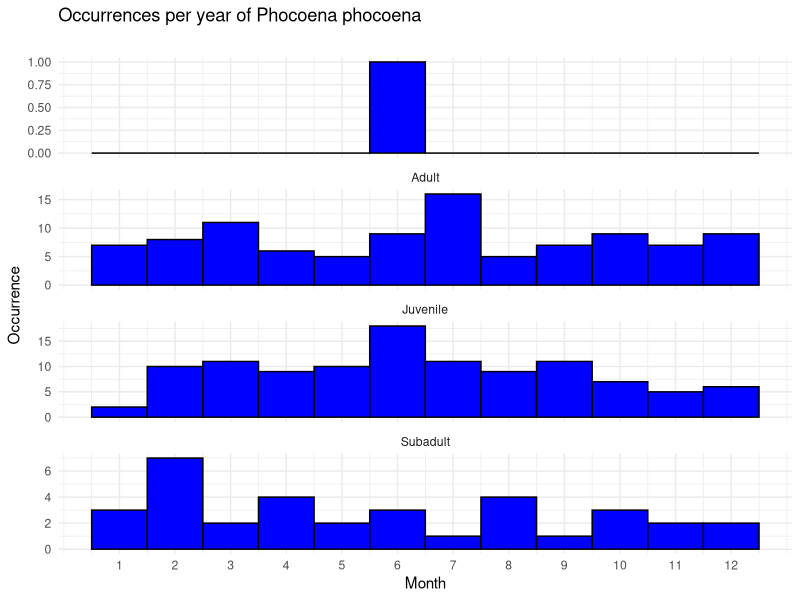
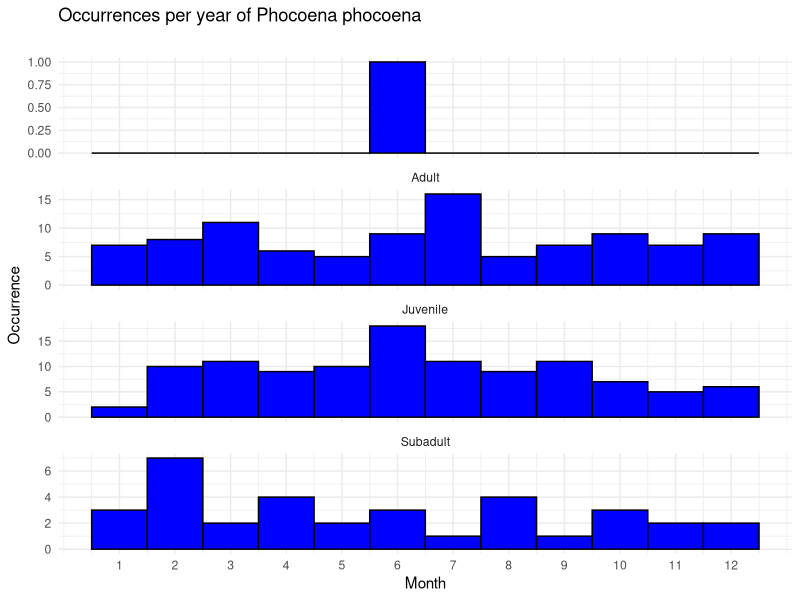

Recreate these plots in R, in order.
# Load necessary libraries
library(tidyverse)

# Install ggplot2 only if not already installed
if (!require(ggplot2)) {
  install.packages("ggplot2", dependencies = TRUE)
  library(ggplot2)
}

# Read the CSV file, make sure the file path is provided as a string
workfile <- read.csv("Scotlanddata_v3.csv")

# Check the structure of the data
head(workfile)
str(workfile)

# Ensure the necessary columns exist and are correctly formatted
if (!("Month" %in% names(workfile)) | !("Phase" %in% names(workfile))) {
  stop("The data frame must contain 'Month' and 'Phase' columns.")
}

# Handle any missing values
workfile <- workfile %>%
  filter(!is.na(Month) & !is.na(Phase))

# List of species to include in the histograms
selected_species <- c("Adult", "Subadult", "Juvenile")  # Replace with your species names

# Filter the dataset to include only the selected species
filtered_data <- workfile %>%
  filter(Phase %in% Phase)

# Create histograms for the selected species, faceted by Common_name
p <- ggplot(data = filtered_data, mapping = aes(x = Month)) +
  geom_histogram(binwidth = 1, fill = "blue", color = "black") + # Adjust binwidth as needed
  facet_wrap(~ Phase, ncol = 1, scales = "free_y") + # ncol = 1 for vertical stacking
  labs(title = "Occurrences per year of Phocoena phocoena",
       x = "Month",
       y = "Occurrence") +
  theme_minimal() +
  scale_x_continuous(breaks = seq(min(filtered_data$Month), max(filtered_data$Month), by = 1)) # Steps of 1


# Save the plot as a PDF file
ggsave(filename = "histogramScotlandmonthphase.pdf", plot = p, height = 24, width = 12, units = "cm")



## Histogram for sex


# Ensure the necessary columns exist and are correctly formatted
if (!("Month" %in% names(workfile)) | !("Sex" %in% names(workfile))) {
  stop("The data frame must contain 'Month' and 'Sex' columns.")
}

# Handle any missing values
workfile <- workfile %>%
  filter(!is.na(Month) & !is.na(Phase))

# List of species to include in the histograms
selected_species <- c("Adult", "Subadult", "Juvenile")  # Replace with your species names

# Filter the dataset to include only the selected species
filtered_data <- workfile %>%
  filter(Phase %in% Phase)

# Create histograms for the selected species, faceted by Common_name
p <- ggplot(data = filtered_data, mapping = aes(x = Month)) +
  geom_histogram(binwidth = 1, fill = "blue", color = "black") + # Adjust binwidth as needed
  facet_wrap(~ Phase, ncol = 1, scales = "free_y") + # ncol = 1 for vertical stacking
  labs(title = "Occurrences per year of Phocoena phocoena",
       x = "Month",
       y = "Occurrence") +
  theme_minimal() +
  scale_x_continuous(breaks = seq(min(filtered_data$Month), max(filtered_data$Month), by = 1)) # Steps of 1


# Save the plot as a PDF file
ggsave(filename = "histogramScotlandmonthphase.pdf", plot = p, height = 24, width = 12, units = "cm")

